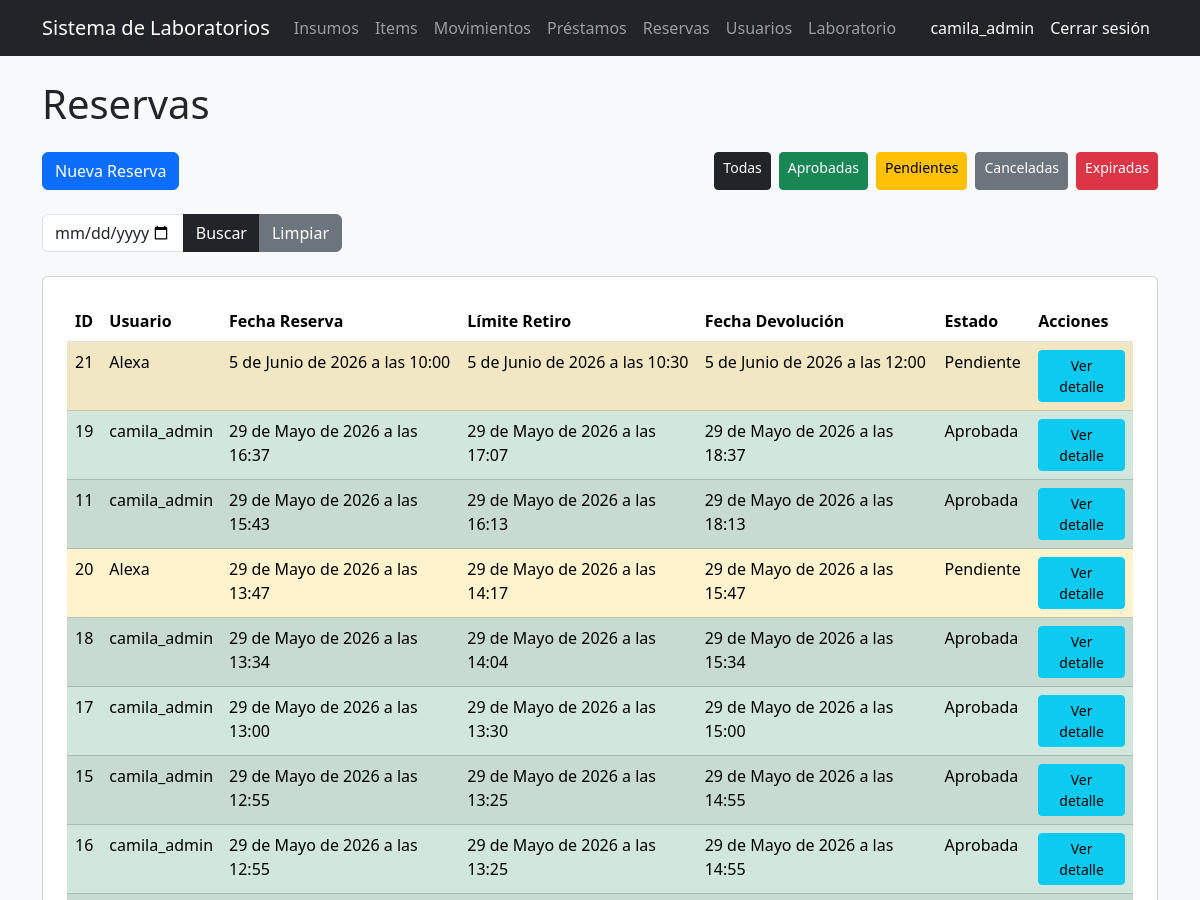
Page /reservas/ (signed in, upper part) on the earlier database version.
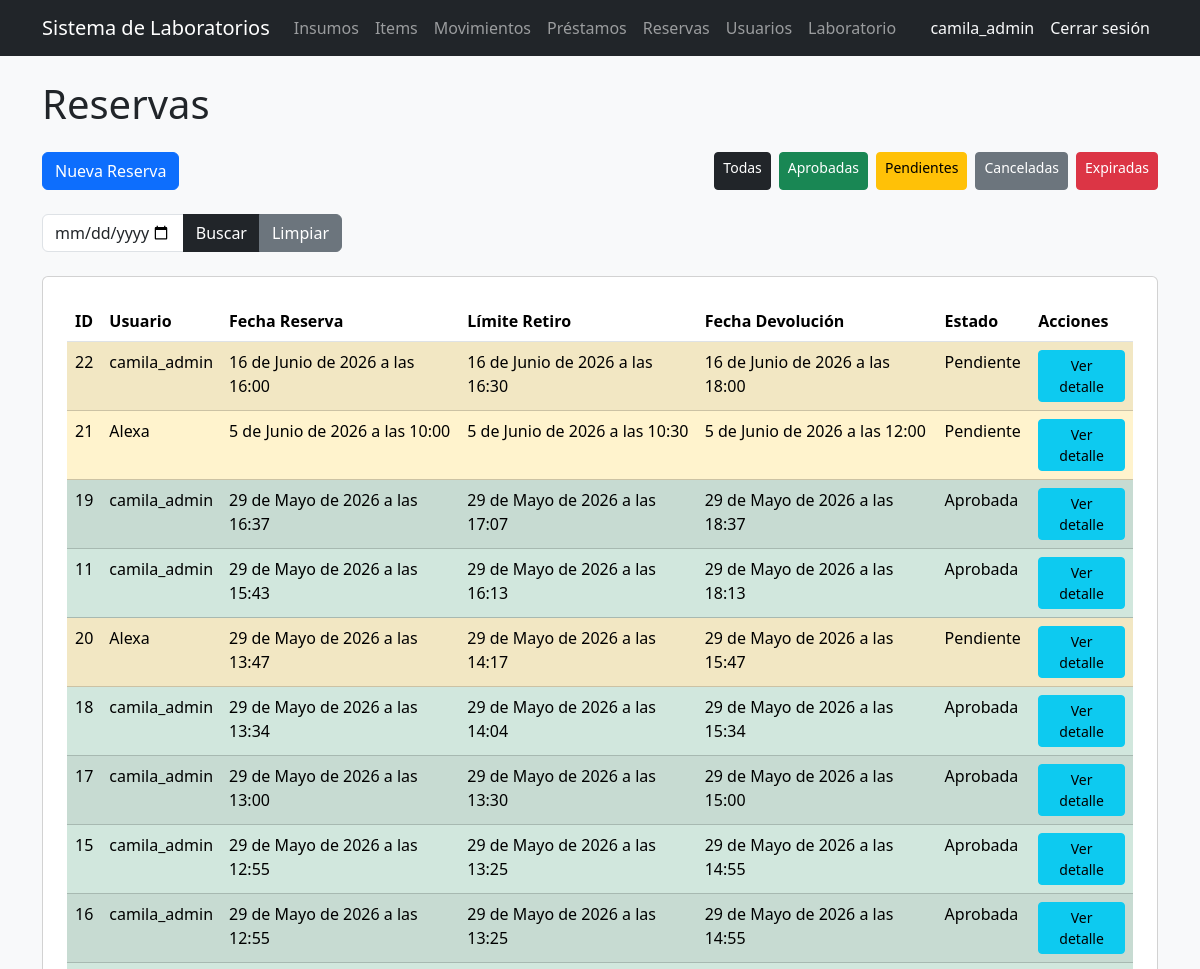
Same page on the later database version.
### reservas/models.py (models this page shows, shortened)
class Reserva(models.Model):
    usuario = models.ForeignKey(
        'users.Usuario',
        on_delete=models.CASCADE
    )
    fecha_reserva = models.DateTimeField()
    hora_limite_retiro = models.DateTimeField(
        null=True,
        blank=True
    )
    fecha_devolucion = models.DateTimeField(
        null=True,
        blank=True
    )
    estado = models.ForeignKey(
        EstadoReserva,
        on_delete=models.CASCADE,
        null=True,
        blank=True
    )
    fecha_creacion = models.DateTimeField(auto_now_add=True)

class EstadoReserva(models.Model):
    nombre = models.CharField(max_length=50)
    def __str__(self):
        return self.nombre

### users/models.py (models this page shows)
class Usuario(AbstractUser):
    codigo = models.CharField(max_length=50, unique=True, blank=True)
    programa = models.CharField(max_length=100, blank=True)
    rol = models.ForeignKey(
        Rol,
        on_delete=models.CASCADE,
        null=True,
        blank=True
    )
    def __str__(self):
        return self.username

### reservas/views.py (the view)
# urls.py: path('', lista_reservas, name='lista_reservas'),
@rol_requerido('Administrador', 'Encargado', 'Docente', 'Estudiante')
def lista_reservas(request):
    rol = request.user.rol.nombre if request.user.rol else None
    estado_filtro = request.GET.get('estado')
    fecha_filtro = request.GET.get('fecha')
    if rol in ['Administrador', 'Encargado']:
        reservas = Reserva.objects.all().order_by('-fecha_reserva')
    else:
        reservas = Reserva.objects.filter(
            usuario=request.user
        ).order_by('-fecha_reserva')
    if estado_filtro:
        reservas = reservas.filter(estado__nombre=estado_filtro)
    if fecha_filtro:
        reservas = reservas.filter(fecha_reserva__date=fecha_filtro)
    return render(
        request,
        'reservas/lista.html',
        {
            'reservas': reservas,
            'now': datetime.now(),
            'fecha_filtro': fecha_filtro
        }
    )

### templates/reservas/lista.html (shortened to what this page needs)
{% extends 'base_general.html' %}
{% block contenido %}
<h1 class="mb-4">Reservas</h1>
<div class="d-flex justify-content-between mb-4">
    <a href="/reservas/crear/" class="btn btn-primary">Nueva Reserva</a>
    <div class="d-flex gap-2">
        <a href="?" class="btn btn-dark btn-sm">Todas</a>
        <a href="?estado=Aprobada" class="btn btn-success btn-sm">Aprobadas</a>
        <a href="?estado=Pendiente" class="btn btn-warning btn-sm">Pendientes</a>
        <a href="?estado=Cancelada" class="btn btn-secondary btn-sm">Canceladas</a>
        <a href="?estado=Expirada" class="btn btn-danger btn-sm">Expiradas</a>
    </div>
</div>
<form method="GET" class="mb-4">
    <div class="input-group" style="max-width: 300px;">
        <input
            type="date"
            name="fecha"
            class="form-control"
            value="{{ fecha_filtro }}"
        >
        <button class="btn btn-dark" type="submit">Buscar</button>
        <a href="?" class="btn btn-secondary">Limpiar</a>
    </div>
</form>
<div class="card p-4">
    <table class="table table-striped">
        <thead>
            <tr>
                <th>ID</th>
                <th>Usuario</th>
                <th>Fecha Reserva</th>
                <th>Límite Retiro</th>
                <th>Fecha Devolución</th>
                <th>Estado</th>
                <th>Acciones</th>
            </tr>
        </thead>
        <tbody>
            {% for reserva in reservas %}
            <tr class="
                {% if reserva.estado.nombre == 'Aprobada' %}table-success
                {% elif reserva.estado.nombre == 'Pendiente' %}table-warning
                {% elif reserva.estado.nombre == 'Cancelada' %}table-secondary
                {% elif reserva.estado.nombre == 'Expirada' %}table-danger
                {% endif %}
            ">
                <td>{{ reserva.id }}</td>
                <td>{{ reserva.usuario }}</td>
                <td>{{ reserva.fecha_reserva }}</td>
                <td>{{ reserva.hora_limite_retiro }}</td>
                <td>{{ reserva.fecha_devolucion }}</td>
                <td>{{ reserva.estado }}</td>
                <td>
                    <a
                        href="/reservas/{{ reserva.id }}/"
                        class="btn btn-info btn-sm"
                    >
                        Ver detalle
                    </a>
                </td>
            </tr>
            {% endfor %}
        </tbody>
    </table>
</div>
{% endblock %}

Differences in the rows shown:
added Reserva: id "22", usuario "camila_admin", fecha_reserva "16 de Junio de 2026 a las 16:00", hora_limite_retiro "16 de Junio de 2026 a las 16:30", fecha_devolucion "16 de Junio de 2026 a las 18:00", estado "Pendiente"
